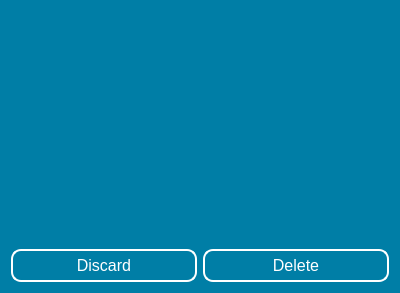
<?xml version="1.0" encoding="UTF-8"?>
<ui version="4.0">
 <class>DeleteWindow</class>
 <widget class="QDialog" name="DeleteWindow">
  <property name="geometry">
   <rect>
    <x>0</x>
    <y>0</y>
    <width>400</width>
    <height>293</height>
   </rect>
  </property>
  <property name="windowTitle">
   <string>Delete Items</string>
  </property>
  <property name="styleSheet">
   <string notr="true">QDialog {
	background-color: #007EA6;
}

QCheckBox {
	font-size: 16px;
	color: white;
}

QPushButton {
	font-size: 16px;
	background-color: transparent;
	border: 2px solid white;
	border-radius: 10px;
	color: white;
	padding: 5px;
}

</string>
  </property>
  <layout class="QVBoxLayout" name="verticalLayout_2">
   <item>
    <layout class="QVBoxLayout" name="vbox_item_container">
     <item>
      <spacer name="spcr_item_container">
       <property name="orientation">
        <enum>Qt::Vertical</enum>
       </property>
       <property name="sizeHint" stdset="0">
        <size>
         <width>20</width>
         <height>40</height>
        </size>
       </property>
      </spacer>
     </item>
    </layout>
   </item>
   <item>
    <layout class="QHBoxLayout" name="hbox_btn_container">
     <item>
      <widget class="QPushButton" name="btn_discard">
       <property name="text">
        <string>Discard</string>
       </property>
      </widget>
     </item>
     <item>
      <widget class="QPushButton" name="btn_save">
       <property name="text">
        <string>Delete</string>
       </property>
      </widget>
     </item>
    </layout>
   </item>
  </layout>
 </widget>
 <resources/>
 <connections/>
</ui>
